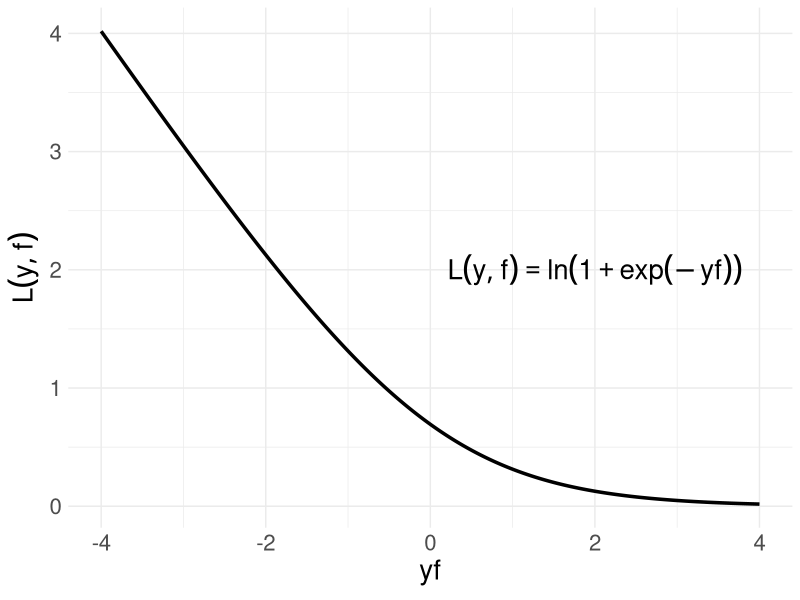
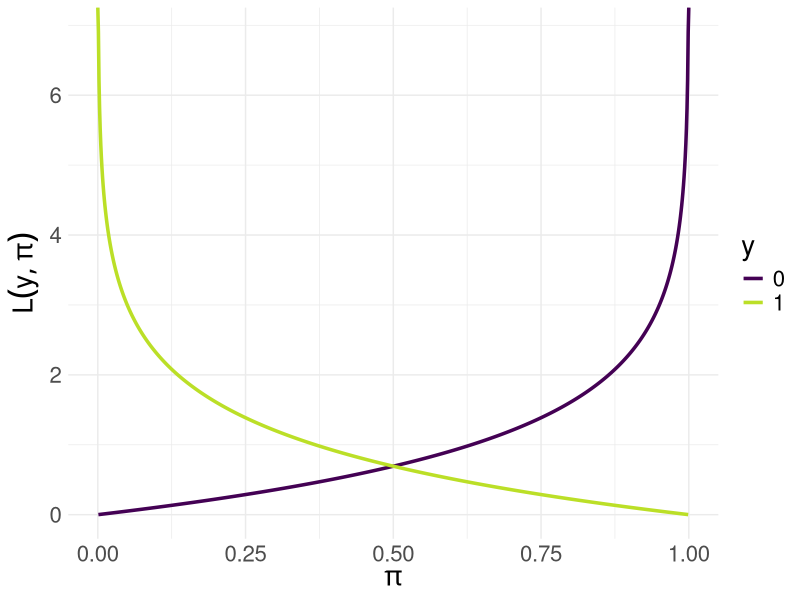
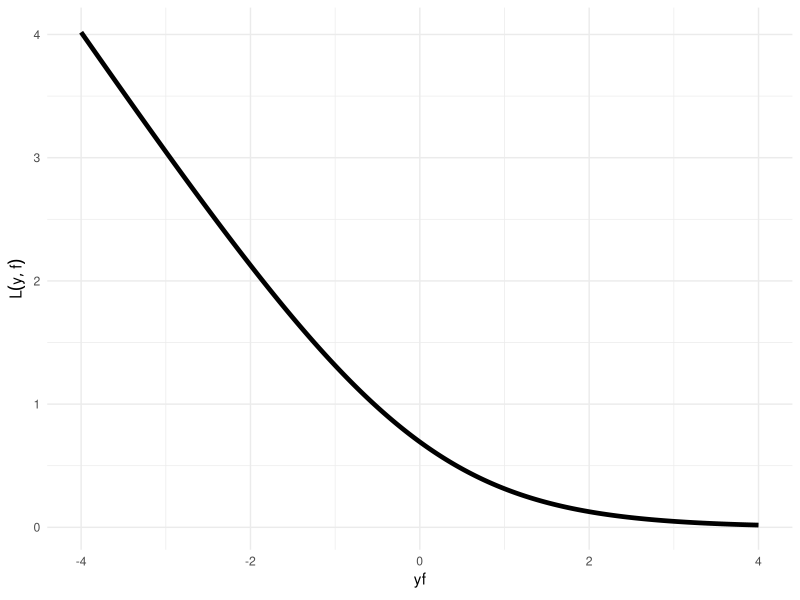

Reproduce these figures in R, in order.
# ------------------------------------------------------------------------------
# classification bernoulli

# FIG: Bernoulli loss (1) on margin (2) on probability (3) on margin no quote
# ------------------------------------------------------------------------------

library(ggplot2)
theme_set(theme_minimal())

# DATA -------------------------------------------------------------------------

x_1 <- seq(-4, 4, by = 0.01)
y <- log(1L + exp(-x_1))

bernoulli = function(y, pix){
  -y * log(pix) - (1 - y) * log(1 - pix)
}

x_2 <- seq(0, 1, by = 0.001)
df <- data.frame(x = x_2, y = 1L, pi = bernoulli(1L, x_2))
df <- rbind(df, data.frame(x = x_2, y = 0L, pi = bernoulli(0L, x_2)))
df$y <- as.factor(df$y)

# PLOTS ------------------------------------------------------------------------

p_1 <- ggplot(data.frame(x_1, y), aes(x = x_1, y = y)) + 
  geom_line(size = 1.2) +
  xlab(expression(yf)) +
  ylab(expression(L(y, f)))

p_1 <- p_1 + 
  annotate(
    "text",
    x = 2,
    y = 2,
    label = expression(L(y, f) == ln(1 + exp(-y * f))),
    size = 7)

p_1 <- p_1 + theme(text = element_text(size = 20))

ggsave("../figure/bernoulli_margin.png", p_1, height = 4, width = 9)

p_2 <- ggplot(data = df, aes(x = x, y = pi, color = y)) + 
  geom_line(size = 1.2) + 
  xlab(expression(pi)) + 
  ylab(expression(L(y, pi))) + 
  theme(text = element_text(size = 20)) +
  scale_color_viridis_d(end = 0.9)

ggsave("../figure/bernoulli_prob.png", p_2, height = 4, width = 6)

p_3 <- ggplot(data.frame(x_1, y), aes(x = x_1, y = y)) + 
  geom_line(size = 1.6) +
  xlab(expression(yf)) +
  ylab(expression(L(y, f)))

ggsave("../figure/bernoulli.png", p_3, height = 2.85, width = 5)
